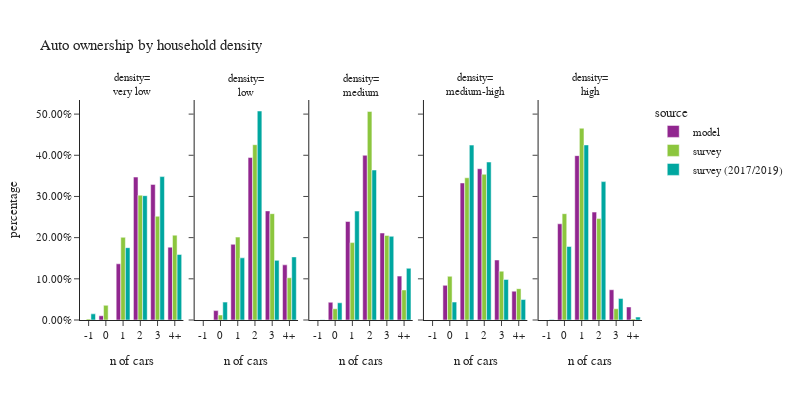

Notebook code for this chart:
### Code cell
plot_auto(hh.dropna(subset=['hh_density_group']),'hh_density_group','household density','density')

### Figure 1 — Plotly figure (JSON) as saved in the notebook; plotly's stock layout.template omitted (floating-point values rounded to 4 significant figures)
{"data": [{"alignmentgroup": "True", "customdata": [[0], [2235], [29613], [75328], [71472], [38383]], "hovertemplate": "source=model<br>hh_density_group=very low<br>auto_ownership_simple=%{x}<br>percentage=%{y}<br>sample count=%{customdata[0]}<extra></extra>", "legendgroup": "model", "marker": {"color": "#91268F", "pattern": {"shape": ""}}, "name": "model", "offsetgroup": "model", "orientation": "v", "showlegend": true, "textposition": "auto", "type": "bar", "x": ["-1", "0", "1", "2", "3", "4+"], "xaxis": "x", "y": [0.0, 0.0103, 0.1364, 0.3471, 0.3293, 0.1769], "yaxis": "y"}, {"alignmentgroup": "True", "customdata": [[0], [4951], [39893], [85622], [57496], [29064]], "hovertemplate": "source=model<br>hh_density_group=low<br>auto_ownership_simple=%{x}<br>percentage=%{y}<br>sample count=%{customdata[0]}<extra></extra>", "legendgroup": "model", "marker": {"color": "#91268F", "pattern": {"shape": ""}}, "name": "model", "offsetgroup": "model", "orientation": "v", "showlegend": false, "textposition": "auto", "type": "bar", "x": ["-1", "0", "1", "2", "3", "4+"], "xaxis": "x2", "y": [0.0, 0.02281, 0.1838, 0.3945, 0.2649, 0.1339], "yaxis": "y2"}, {"alignmentgroup": "True", "customdata": [[0], [18676], [103827], [173597], [91679], [46243]], "hovertemplate": "source=model<br>hh_density_group=medium<br>auto_ownership_simple=%{x}<br>percentage=%{y}<br>sample count=%{customdata[0]}<extra></extra>", "legendgroup": "model", "marker": {"color": "#91268F", "pattern": {"shape": ""}}, "name": "model", "offsetgroup": "model", "orientation": "v", "showlegend": false, "textposition": "auto", "type": "bar", "x": ["-1", "0", "1", "2", "3", "4+"], "xaxis": "x3", "y": [0.0, 0.04303, 0.2392, 0.4, 0.2112, 0.1065], "yaxis": "y3"}, {"alignmentgroup": "True", "customdata": [[0], [36516], [144421], [159427], [63258], [30413]], "hovertemplate": "source=model<br>hh_density_group=medium-high<br>auto_ownership_simple=%{x}<br>percentage=%{y}<br>sample count=%{customdata[0]}<extra></extra>", "legendgroup": "model", "marker": {"color": "#91268F", "pattern": {"shape": ""}}, "name": "model", "offsetgroup": "model", "orientation": "v", "showlegend": false, "textposition": "auto", "type": "bar", "x": ["-1", "0", "1", "2", "3", "4+"], "xaxis": "x4", "y": [0.0, 0.08413, 0.3327, 0.3673, 0.1457, 0.07007], "yaxis": "y4"}, {"alignmentgroup": "True", "customdata": [[0], [101402], [173234], [113736], [31898], [13745]], "hovertemplate": "source=model<br>hh_density_group=high<br>auto_ownership_simple=%{x}<br>percentage=%{y}<br>sample count=%{customdata[0]}<extra></extra>", "legendgroup": "model", "marker": {"color": "#91268F", "pattern": {"shape": ""}}, "name": "model", "offsetgroup": "model", "orientation": "v", "showlegend": false, "textposition": "auto", "type": "bar", "x": ["-1", "0", "1", "2", "3", "4+"], "xaxis": "x5", "y": [0.0, 0.2336, 0.3991, 0.2621, 0.0735, 0.03167], "yaxis": "y5"}, {"alignmentgroup": "True", "customdata": [[1], [9], [86], [137], [66], [37]], "hovertemplate": "source=survey<br>hh_density_group=very low<br>auto_ownership_simple=%{x}<br>percentage=%{y}<br>sample count=%{customdata[0]}<extra></extra>", "legendgroup": "survey", "marker": {"color": "#8CC63E", "pattern": {"shape": ""}}, "name": "survey", "offsetgroup": "survey", "orientation": "v", "showlegend": true, "textposition": "auto", "type": "bar", "x": ["-1", "0", "1", "2", "3", "4+"], "xaxis": "x", "y": [0.002392, 0.03564, 0.2008, 0.3032, 0.252, 0.206], "yaxis": "y"}, {"alignmentgroup": "True", "customdata": [[0], [4], [88], [170], [60], [18]], "hovertemplate": "source=survey<br>hh_density_group=low<br>auto_ownership_simple=%{x}<br>percentage=%{y}<br>sample count=%{customdata[0]}<extra></extra>", "legendgroup": "survey", "marker": {"color": "#8CC63E", "pattern": {"shape": ""}}, "name": "survey", "offsetgroup": "survey", "orientation": "v", "showlegend": false, "textposition": "auto", "type": "bar", "x": ["-1", "0", "1", "2", "3", "4+"], "xaxis": "x2", "y": [0.0, 0.01216, 0.2013, 0.4257, 0.2582, 0.1026], "yaxis": "y2"}, {"alignmentgroup": "True", "customdata": [[0], [21], [195], [259], [65], [30]], "hovertemplate": "source=survey<br>hh_density_group=medium<br>auto_ownership_simple=%{x}<br>percentage=%{y}<br>sample count=%{customdata[0]}<extra></extra>", "legendgroup": "survey", "marker": {"color": "#8CC63E", "pattern": {"shape": ""}}, "name": "survey", "offsetgroup": "survey", "orientation": "v", "showlegend": false, "textposition": "auto", "type": "bar", "x": ["-1", "0", "1", "2", "3", "4+"], "xaxis": "x3", "y": [0.0, 0.02729, 0.1879, 0.5065, 0.2054, 0.07292], "yaxis": "y3"}, {"alignmentgroup": "True", "customdata": [[0], [63], [357], [216], [49], [25]], "hovertemplate": "source=survey<br>hh_density_group=medium-high<br>auto_ownership_simple=%{x}<br>percentage=%{y}<br>sample count=%{customdata[0]}<extra></extra>", "legendgroup": "survey", "marker": {"color": "#8CC63E", "pattern": {"shape": ""}}, "name": "survey", "offsetgroup": "survey", "orientation": "v", "showlegend": false, "textposition": "auto", "type": "bar", "x": ["-1", "0", "1", "2", "3", "4+"], "xaxis": "x4", "y": [0.0, 0.1061, 0.3454, 0.3539, 0.1185, 0.0761], "yaxis": "y4"}, {"alignmentgroup": "True", "customdata": [[0], [475], [850], [252], [28], [8]], "hovertemplate": "source=survey<br>hh_density_group=high<br>auto_ownership_simple=%{x}<br>percentage=%{y}<br>sample count=%{customdata[0]}<extra></extra>", "legendgroup": "survey", "marker": {"color": "#8CC63E", "pattern": {"shape": ""}}, "name": "survey", "offsetgroup": "survey", "orientation": "v", "showlegend": false, "textposition": "auto", "type": "bar", "x": ["-1", "0", "1", "2", "3", "4+"], "xaxis": "x5", "y": [0.0, 0.2582, 0.4657, 0.2463, 0.02727, 0.002575], "yaxis": "y5"}, {"alignmentgroup": "True", "customdata": [[1], [0], [64], [127], [70], [39]], "hovertemplate": "source=survey (2017/2019)<br>hh_density_group=very low<br>auto_ownership_simple=%{x}<br>percentage=%{y}<br>sample count=%{customdata[0]}<extra></extra>", "legendgroup": "survey (2017/2019)", "marker": {"color": "#00A7A0", "pattern": {"shape": ""}}, "name": "survey (2017/2019)", "offsetgroup": "survey (2017/2019)", "orientation": "v", "showlegend": true, "textposition": "auto", "type": "bar", "x": ["-1", "0", "1", "2", "3", "4+"], "xaxis": "x", "y": [0.01493, 0.0, 0.1757, 0.3019, 0.3483, 0.1592], "yaxis": "y"}, {"alignmentgroup": "True", "customdata": [[0], [5], [78], [154], [44], [29]], "hovertemplate": "source=survey (2017/2019)<br>hh_density_group=low<br>auto_ownership_simple=%{x}<br>percentage=%{y}<br>sample count=%{customdata[0]}<extra></extra>", "legendgroup": "survey (2017/2019)", "marker": {"color": "#00A7A0", "pattern": {"shape": ""}}, "name": "survey (2017/2019)", "offsetgroup": "survey (2017/2019)", "orientation": "v", "showlegend": false, "textposition": "auto", "type": "bar", "x": ["-1", "0", "1", "2", "3", "4+"], "xaxis": "x2", "y": [0.0, 0.04344, 0.1509, 0.5075, 0.1448, 0.1533], "yaxis": "y2"}, {"alignmentgroup": "True", "customdata": [[1], [17], [198], [289], [99], [33]], "hovertemplate": "source=survey (2017/2019)<br>hh_density_group=medium<br>auto_ownership_simple=%{x}<br>percentage=%{y}<br>sample count=%{customdata[0]}<extra></extra>", "legendgroup": "survey (2017/2019)", "marker": {"color": "#00A7A0", "pattern": {"shape": ""}}, "name": "survey (2017/2019)", "offsetgroup": "survey (2017/2019)", "orientation": "v", "showlegend": false, "textposition": "auto", "type": "bar", "x": ["-1", "0", "1", "2", "3", "4+"], "xaxis": "x3", "y": [0.0007529, 0.04182, 0.2645, 0.3642, 0.2032, 0.1256], "yaxis": "y3"}, {"alignmentgroup": "True", "customdata": [[0], [61], [426], [322], [63], [18]], "hovertemplate": "source=survey (2017/2019)<br>hh_density_group=medium-high<br>auto_ownership_simple=%{x}<br>percentage=%{y}<br>sample count=%{customdata[0]}<extra></extra>", "legendgroup": "survey (2017/2019)", "marker": {"color": "#00A7A0", "pattern": {"shape": ""}}, "name": "survey (2017/2019)", "offsetgroup": "survey (2017/2019)", "orientation": "v", "showlegend": false, "textposition": "auto", "type": "bar", "x": ["-1", "0", "1", "2", "3", "4+"], "xaxis": "x4", "y": [0.0, 0.04353, 0.4247, 0.3836, 0.09849, 0.04968], "yaxis": "y4"}, {"alignmentgroup": "True", "customdata": [[1], [994], [2194], [770], [71], [22]], "hovertemplate": "source=survey (2017/2019)<br>hh_density_group=high<br>auto_ownership_simple=%{x}<br>percentage=%{y}<br>sample count=%{customdata[0]}<extra></extra>", "legendgroup": "survey (2017/2019)", "marker": {"color": "#00A7A0", "pattern": {"shape": ""}}, "name": "survey (2017/2019)", "offsetgroup": "survey (2017/2019)", "orientation": "v", "showlegend": false, "textposition": "auto", "type": "bar", "x": ["-1", "0", "1", "2", "3", "4+"], "xaxis": "x5", "y": [0.001087, 0.1785, 0.4251, 0.3361, 0.05207, 0.007134], "yaxis": "y5"}], "layout": {"annotations": [{"font": {}, "showarrow": false, "text": "density=<br>very low", "x": 0.092, "xanchor": "center", "xref": "paper", "y": 1.0, "yanchor": "bottom", "yref": "paper"}, {"font": {}, "showarrow": false, "text": "density=<br>low", "x": 0.296, "xanchor": "center", "xref": "paper", "y": 1.0, "yanchor": "bottom", "yref": "paper"}, {"font": {}, "showarrow": false, "text": "density=<br>medium", "x": 0.5, "xanchor": "center", "xref": "paper", "y": 1.0, "yanchor": "bottom", "yref": "paper"}, {"font": {}, "showarrow": false, "text": "density=<br>medium-high", "x": 0.704, "xanchor": "center", "xref": "paper", "y": 1.0, "yanchor": "bottom", "yref": "paper"}, {"font": {}, "showarrow": false, "text": "density=<br>high", "x": 0.908, "xanchor": "center", "xref": "paper", "y": 1.0, "yanchor": "bottom", "yref": "paper"}], "barmode": "group", "font": {"size": 11}, "height": 400, "legend": {"title": {"text": "source"}, "tracegroupgap": 0}, "title": {"text": "Auto ownership by household density"}, "width": 800, "xaxis": {"anchor": "y", "domain": [0.0, 0.184], "title": {"text": "n of cars"}}, "xaxis2": {"anchor": "y2", "domain": [0.204, 0.388], "matches": "x", "title": {"text": "n of cars"}}, "xaxis3": {"anchor": "y3", "domain": [0.408, 0.592], "matches": "x", "title": {"text": "n of cars"}}, "xaxis4": {"anchor": "y4", "domain": [0.612, 0.796], "matches": "x", "title": {"text": "n of cars"}}, "xaxis5": {"anchor": "y5", "domain": [0.816, 1.0], "matches": "x", "title": {"text": "n of cars"}}, "yaxis": {"anchor": "x", "domain": [0.0, 1.0], "tickformat": ".2%", "title": {"text": "percentage"}}, "yaxis2": {"anchor": "x2", "domain": [0.0, 1.0], "matches": "y", "showticklabels": false, "tickformat": ".2%"}, "yaxis3": {"anchor": "x3", "domain": [0.0, 1.0], "matches": "y", "showticklabels": false, "tickformat": ".2%"}, "yaxis4": {"anchor": "x4", "domain": [0.0, 1.0], "matches": "y", "showticklabels": false, "tickformat": ".2%"}, "yaxis5": {"anchor": "x5", "domain": [0.0, 1.0], "matches": "y", "showticklabels": false, "tickformat": ".2%"}}}
